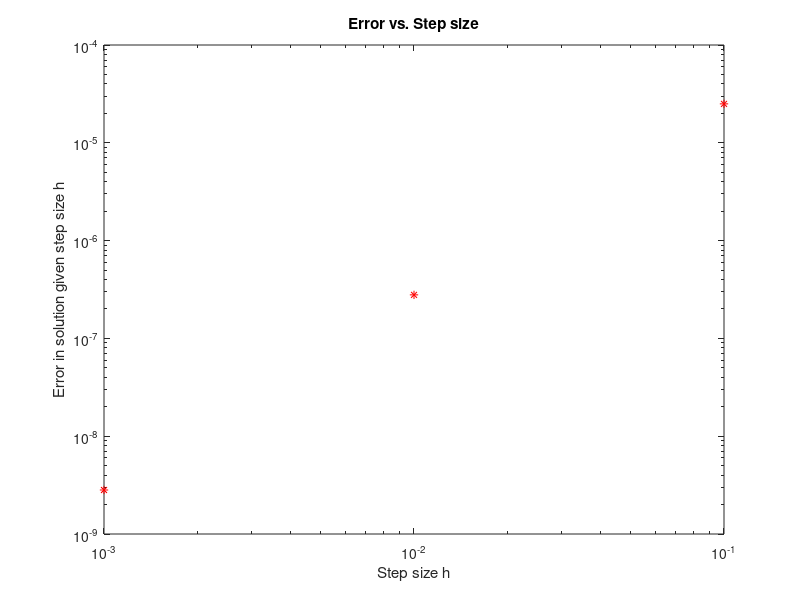
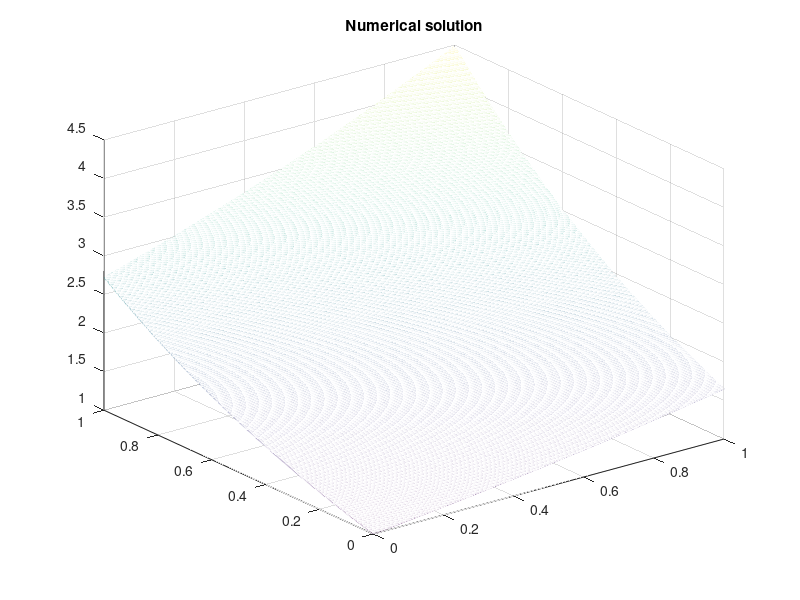
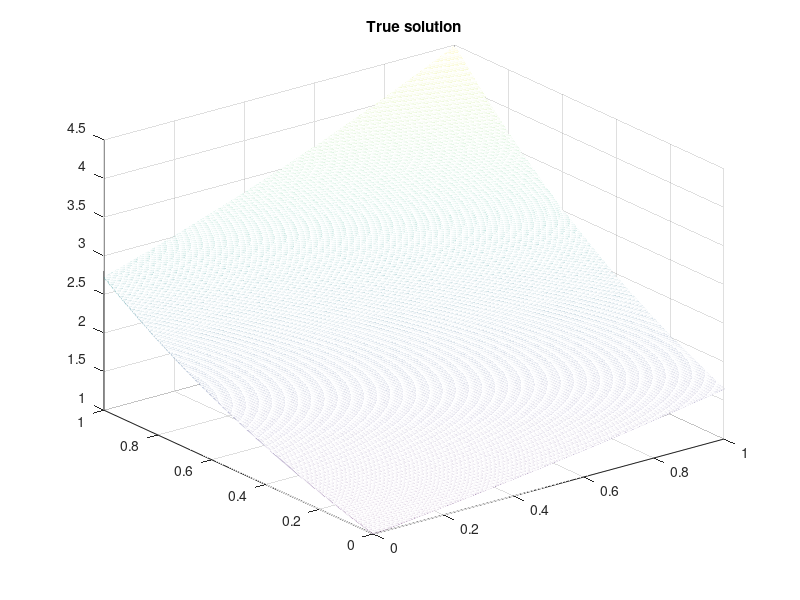

Reproduce these figures in MATLAB, in order.
% Math 517 Assignment 2 Part 1
clear all
close all
% Construct sparse coefficient matrix A and appropriate right-hand side
% vector F for the descretized version utilizing the 5-point Laplacian on a
% uniform mesh of Poisson's equation in 2D 
% First I will set up the grid
a = 0;
b = 1;
% The grid will be based on the desired step size for the problem
% For the purposes of doing the convergence study, h is a vector and the
% script loops through the problem for how ever many h's there are to try.
h = [1/10,1/100, 1/1000];
Error = zeros(1,length(h));
for i = 1:length(h)
    N = (1/h(i))-1;
    % On page 68 of LeVeque, he includes a MATLAB code which will help
    % construct the sparse matrix A for Laplacian(u) = f using the
    % kronecker tensor product.
    I = speye(N);
    e = ones(N,1);
    T = spdiags([e, -4*e, e],-1:1, N,N);
    S = spdiags([e e], [-1 1], N,N);
    A = (kron(I,T) + kron(S,I));
    A = -A; % The sign for A gets switched because this problem has the
            % minus Laplacian
    
    % Set up the interior and boundary points for the grid
    x = linspace(a,b,N+2);
    y = linspace(a,b,N+2);
    [X,Y] = meshgrid(x,y); % 2D cartesian grid of the x,y values
    X = X';Y = Y'; % take transpose so that X(i,j),Y(i,j) is the (i,j)th point.
    
    % Now to set up notating the interior points in x and y
    IntPoints = 2:N+1;
    Xinterior = X(IntPoints,IntPoints);
    Yinterior = Y(IntPoints,IntPoints);
    
    % The test problem
    f = @(x,y) 1.25.*exp(x+.5.*y);
    
    % f needs to be evaluated at all the interior points, so that's done here
    RHS = h(i)^2 * f(Xinterior,Yinterior);
    
    % The boundary conditions are taken care of below
    % Uhat is the exact solution sampled on the whole mesh
    Uhat = exp(X+0.5.*Y);
    
    % Now we set the boundary conditions, since we have a known solution around
    % the boundary we just need a full array and we'll use the boundary
    % values only
    usol = Uhat;
    
    % Now we modify the RHS so that the boundary terms are included
    RHS(:,1) = RHS(:,1) - usol(IntPoints,1);
    RHS(:,N) = RHS(:,N) - usol(IntPoints,N+2);
    RHS(1,:) = RHS(1,:) - usol(1,IntPoints);
    RHS(N,:) = RHS(N,:) - usol(N+2,IntPoints);
    
    % Now I can take the grid created with the meshgrid function and stretch it
    % out into an array for the RHS of the system
    F = -reshape(RHS,N*N,1);
    
    % Now to solve the system using the backslash
    U = A\F;
    
    % The U vector gets put into the usol grid as the
    % solution to the interior points - the boundary points were set up
    % previously
    usol(IntPoints,IntPoints) = reshape(U,N,N);
   
    Error(i) = norm(usol-Uhat,Inf)/norm(Uhat,Inf);
end
% % Finding the order of accuracy using least squares
% 
XX = [ ones(length(h),1) , log(h') ];
bb = log(Error');
%v = [K p]
v = (XX'*XX)\XX'*bb;
disp(v)
disp(Error)


figure(1)
clf
loglog(h,Error,'r*')
xlabel('Step size h')
ylabel('Error in solution given step size h')
title('Error vs. Step size')

figure(2);
mesh(x,y,usol);
title('Numerical solution');

figure(3);
mesh(x,y,Uhat);
title('True solution');